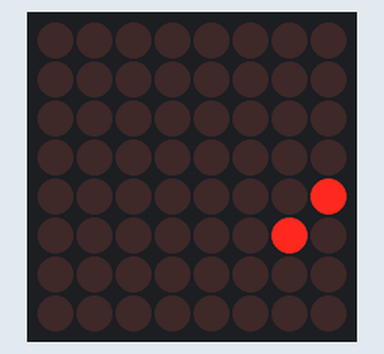
Bench run of a sketch on a simulated Arduino Uno, built with avr-gcc and run on an emulated ATmega328P. Shown: 8×8 LED matrix.

Above: at 0.05 s.
At 0.56 s:
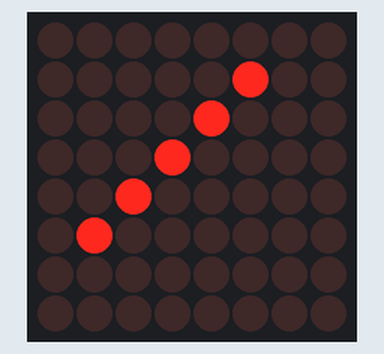
At 1.08 s:
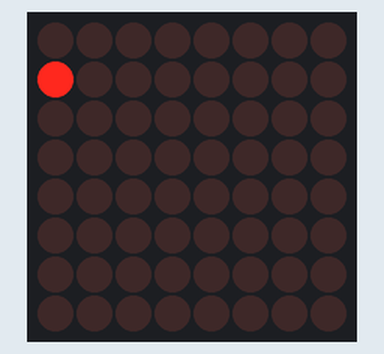
At 2.11 s:
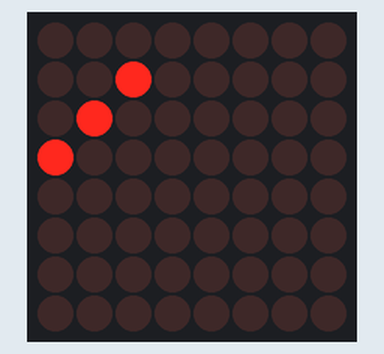
At 3.14 s:
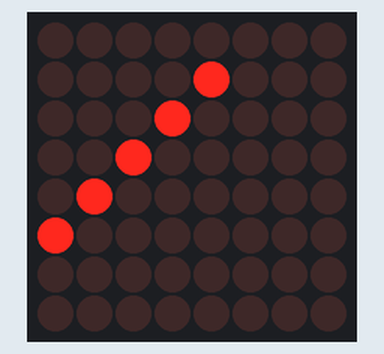
At 4.27 s:
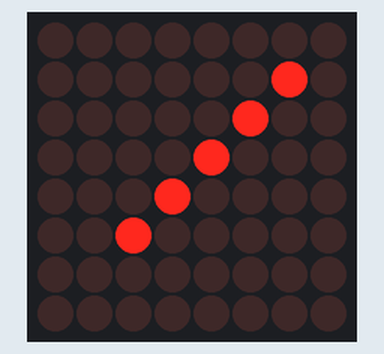

The sketch:

drift_text.ino
```cpp
/*
Visual Stimuli Drift: Uses text feature to wrap and display desired stimuli

Works with 8x8 Adafruit LED Matrix backpacks
Set up for backpacks with 2 Address Select pins: 0x70
 */

#include <Wire.h>
#include <Adafruit_GFX.h>
#include "Adafruit_LEDBackpack.h"

Adafruit_8x8matrix matrix = Adafruit_8x8matrix();


void setup() {
  Serial.begin(9600);
  matrix.begin(0x70);
}


void loop() {
  matrix.setTextSize(1);
  matrix.setTextWrap(false);
  matrix.setTextColor(LED_ON);
  for (int8_t x=0; x>=-36; x--) {
    matrix.clear();
    matrix.setCursor(x,0);
    matrix.print(" / / /");
    matrix.writeDisplay();
    delay(100);
  }

 }
```

Measured:
- by itself, everything shown: repeats every 3.8 s, in 36 steps
